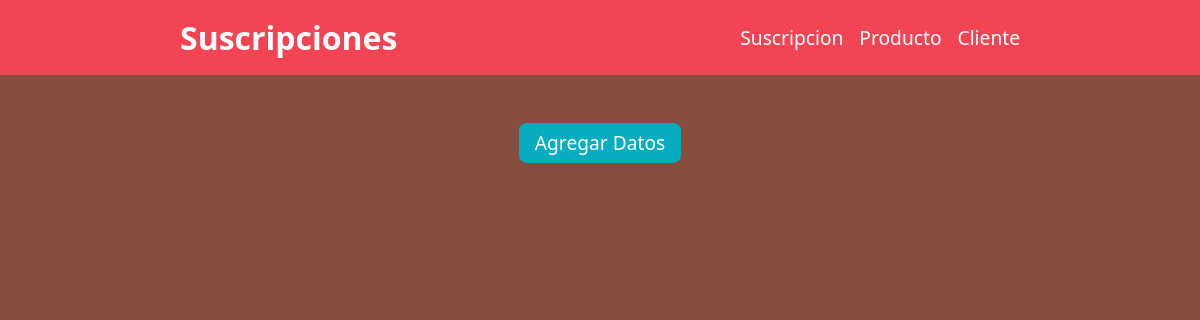
Before: /modulo/suscripcion/consultar.php with the older database file.
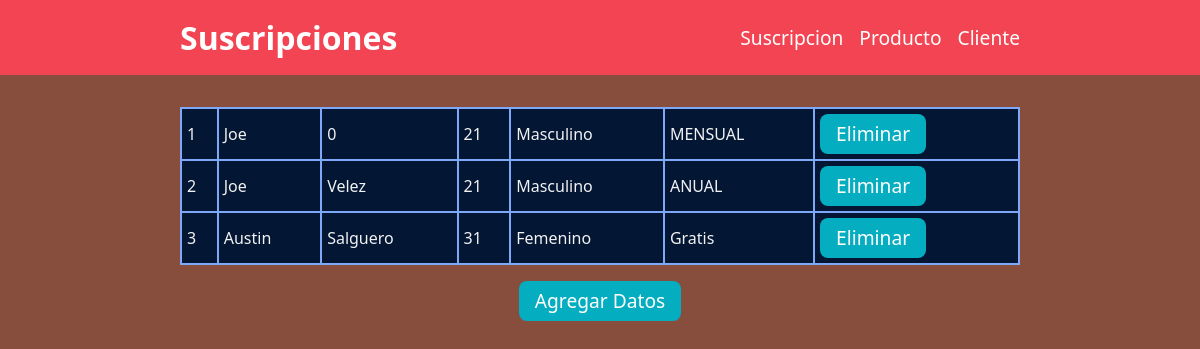
After: the same page with the newer database file.
### tables this page shows
CREATE TABLE `suscripcion` (
  `id` int(11) NOT NULL,
  `nombre` varchar(60) NOT NULL,
  `apellido` varchar(60) NOT NULL,
  `edad` int(3) NOT NULL,
  `genero` varchar(60) NOT NULL,
  `plan` varchar(50) NOT NULL
);

### modulo/suscripcion/consultar.php (the view, shortened to what this page needs)
<!DOCTYPE html>
<html lang="es">
<head>
</head>
<body>
    <?php
        $titulo = 'Suscripciones';
        include_once '../../plantillas/encabezado.php';
        require_once('../../conexion.php');
        $sql = "SELECT * FROM suscripcion";
        $statement = $pdo->prepare($sql);
        $statement->execute();
    ?>
    <main>
        <div class="contenedor">
            <table class="tabla">
                <?php
                $filas = $statement->fetchAll(PDO::FETCH_ASSOC);
                foreach ($filas as $fila) {
            ?>
                <tr>
                    <td><?php echo $fila['id'] ?></td>
                    <td><?php echo $fila['nombre'] ?></td>
                    <td><?php echo $fila['apellido'] ?></td>
                    <td><?php echo $fila['edad'] ?></td>
                    <td><?php echo $fila['genero'] ?></td>
                    <td><?php echo $fila['plan']?></td>
                    <td><?php echo  "<a href='eliminar.php?id=".$fila['id']."'>Eliminar</a>";?></td>
                </tr>
                <?php } ?>
            </table>
        </div>
        <div>
            <a href="insertar.php">Agregar Datos</a>
        </div>
    </main>
</body>
</html>

### plantillas/encabezado.php
<div class="navbar">
    <h1 class="titulo">
        <?php echo isset($titulo)?$titulo:""; ?>
    </h1>
    <nav>
        <a href="/gym/daw-gym-BDD/modulo/suscripcion/consultar.php">Suscripcion</a>
        <a href="/gym/daw-gym-BDD/modulo/producto/consultar.php">Producto</a>
        <a href="/gym/daw-gym-BDD/modulo/cliente/consultar.php">Cliente</a>
    </nav>
</div>

### plantillas/styles.php (style rules this page uses)
* { margin: 0; padding: 0; box-sizing: border-box; font-family: 'Segoe UI', Tahoma, Geneva, Verdana, sans-serif; }
body { background: #874d3d; color: #f2f2f2 }
main { padding: 1rem 15%; display: flex; flex-direction: column; justify-content: center; align-items: center; }
.contenedor { width: 100% }
.navbar { width: 100%; padding: 1rem 15%; margin-bottom: 1rem; background: #F24452; display: flex; justify-content: space-between; align-items: center; }
.navbar h1.titulo { color: white; }
.navbar nav { display: flex; gap: 1rem; }
nav a { text-decoration: none; font-size: 1.2rem; color: white; }
table { width: 100%; margin-bottom: 1rem; background-color: #404040; border-collapse: collapse; border-width: 2px; border-color: #7ea8f8; border-style: solid; color: #f2f2f2; transition: .3s; }
table td, table th { border-width: 2px; border-color: #7ea8f8; border-style: solid; padding: 5px; }
input[type="submit"], main a { background-color: #04ADBF; border-radius: 8px; border-style: none; box-sizing: border-box; color: #FFFFFF; display: inline-block; height: 40px; line-height: 20px; list-style: none; font-size: 1.2rem; margin: 0; padding: 10px 16px; text-decoration: none; user-select: none; transition: color 100ms; }

### modulo/suscripcion/consultar.php (style rules this page uses)
* { color: #f2f2f2; }
main { display: flex; justify-content: center; flex-direction: column; flex-wrap: wrap; align-content: center; align-items: center; }
.contenedor { display: flex; justify-content: center; }
table { border: #b2b2b2 1px solid; }
td, th { border: #b2b2b2 1px solid; margin: 1%; }
.tabla { width: 100%; flex-direction: column; flex-wrap: wrap; align-content: center; justify-content: center; background: #031634; }

Changed rows visible on the page:
added suscripcion: id "1", nombre "Joe", apellido "0", edad "21", genero "Masculino", plan "MENSUAL"
added suscripcion: id "2", nombre "Joe", apellido "Velez", edad "21", genero "Masculino", plan "ANUAL"
added suscripcion: id "3", nombre "Austin", apellido "Salguero", edad "31", genero "Femenino", plan "Gratis"
